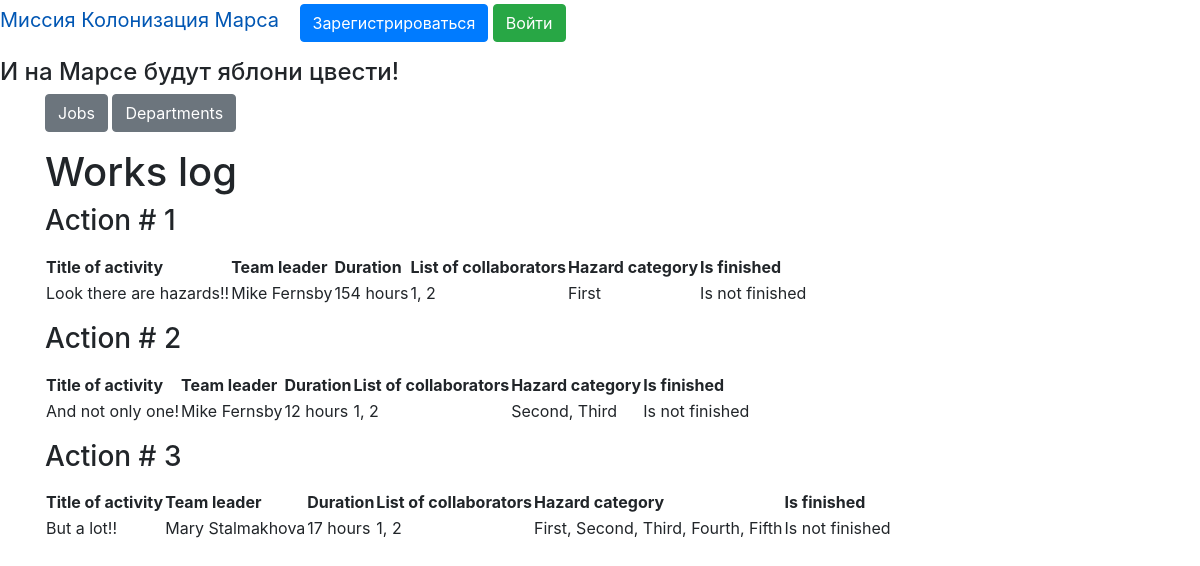
/jobs, run on an earlier commit of the app's database.
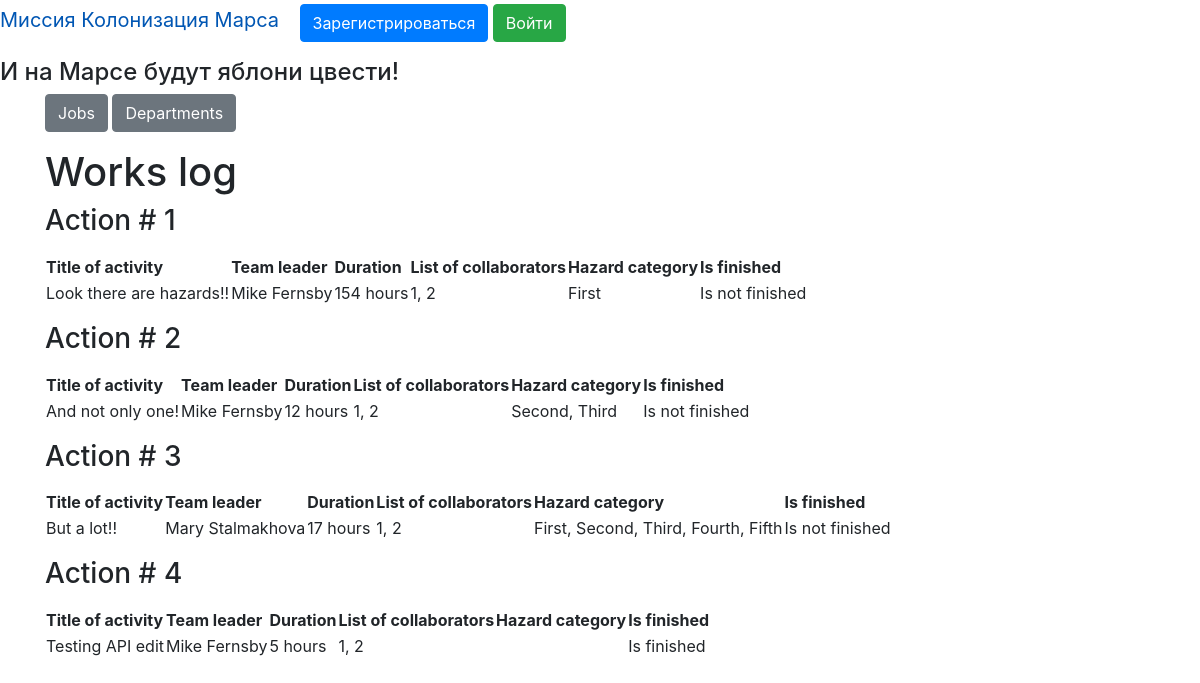
And on a later commit of the database.
### data/beta_code.py (models this page shows)
class Jobs(SqlAlchemyBase, SerializerMixin):
    __tablename__ = 'jobs'
    id = sqlalchemy.Column(sqlalchemy.Integer,
                           primary_key=True, autoincrement=True)
    team_leader = sqlalchemy.Column(sqlalchemy.Integer,
                                    sqlalchemy.ForeignKey("users.id"))
    job = sqlalchemy.Column(sqlalchemy.String, nullable=True)
    work_size = sqlalchemy.Column(sqlalchemy.Integer, nullable=True)
    collaborators = sqlalchemy.Column(sqlalchemy.String, nullable=True)
    start_date = sqlalchemy.Column(sqlalchemy.DateTime,
                                   default=datetime.datetime.now)
    end_date = sqlalchemy.Column(sqlalchemy.DateTime, nullable=True)
    is_finished = sqlalchemy.Column(sqlalchemy.Boolean, nullable=True)
    author = sqlalchemy.Column(sqlalchemy.Integer, nullable=True)
    categories = orm.relationship("Category",
                                  secondary="association",
                                  backref="jobs")

### data/category.py (models this page shows)
class Category(SqlAlchemyBase, SerializerMixin):
    __tablename__ = 'category'
    id = sqlalchemy.Column(sqlalchemy.Integer, primary_key=True,
                           autoincrement=True)
    name = sqlalchemy.Column(sqlalchemy.String, nullable=True)

### truly_main.py (the view)
@app.route('/jobs')
def jobs():
    jobs_dict = []
    db_sess = db_session.create_session()
    for job in db_sess.query(Jobs):
        jobs_dict.append({"id": job.id, "title": job.job,
                          "leader": None, "team_leader": job.team_leader,
                          "duration": str(job.work_size) + " hours",
                          "collabs": job.collaborators, "categories": ", ".join([i.name for i in job.categories]),
                          "finish": ("Is finished" if job.is_finished else "Is not finished")})
        user = db_sess.query(User).filter(User.id == job.team_leader).first()
        jobs_dict[-1]["leader"] = user.name + " " + user.surname
    params = {
        "title": "Jobs",
        "jobs": jobs_dict
    }
    return render_template('jobs.html', **params)

### data/db_session.py (called while the page is built)
def create_session() -> Session:
    global __factory
    return __factory()

### templates/jobs.html (shortened to what this page needs)
{% extends "main_page.html" %}
{% block content2 %}
<h1 style="text-allign: center">Works log</h1>
{% for item in jobs %}
<h3>Action # {{item.id}}</h3>
<p>
<table>
    <tr>
        <th>Title of activity</th>
        <th>Team leader</th>
        <th>Duration</th>
        <th>List of collaborators</th>
        <th>Hazard category</th>
        <th>Is finished</th>
    </tr>
    <tr>
        <td>{{item.title}}</td>
        <td>{{item.leader}}</td>
        <td>{{item.duration}}</td>
        <td>{{item.collabs}}</td>
        <td>{{item.categories}}</td>
        <td>{{item.finish}}</td>
  </tr>
</table>
</p>
{% endfor %}
{% endblock %}

### templates/main_page.html
{% extends "base.html" %}
{% block content %}
<p>
    <a href="/jobs" class="btn btn-secondary">Jobs</a>
    <a href="/departments" class="btn btn-secondary">Departments</a>
</p>
{% block content2 %}{% endblock %}
{% endblock %}

### templates/base.html (shortened to what this page needs)
<!DOCTYPE html>
<html lang="en">
<head>
    <link rel="stylesheet" type="text/css" href={{ css_file }} />
    <link rel="stylesheet"
          href="https://stackpath.bootstrapcdn.com/bootstrap/4.4.1/css/bootstrap.min.css"
>
</head>
<body>
<nav>
    {% if current_user.is_authenticated %}
    <p>
        <a class="navbar-brand" href="/">Миссия Колонизация Марса</a>
        <a class="navbar-brand" href="/logout">{{ current_user.name }} {{ current_user.surname }}</a>
    <a href="/add_job" class="btn btn-secondary">Добавить работу</a>
    <a href="/add_department" class="btn btn-secondary">Добавить департамент</a>
    </p>
{% else %}
    <p>
        <a class="navbar-brand" href="/">Миссия Колонизация Марса</a>
        <a class="btn btn-primary " href="/register">Зарегистрироваться</a>
        <a class="btn btn-success" href="/login">Войти</a>
    </p>
{% endif %}
</nav>
<h4>И на Марсе будут яблони цвести!</h4>
<main role="main" class="container">
    {% block content %}{% endblock %}
</main>
</body>
</html>

What changed in the data, as far as the page shows it:
added Jobs: id "4", title "Testing API edit", leader "Mike Fernsby", duration "5 hours", collabs "1, 2", finish "Is finished"
